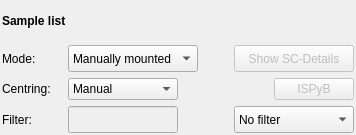
<?xml version="1.0" encoding="UTF-8"?>
<ui version="4.0">
 <class>SampleChangerWidgetLayout</class>
 <widget class="QWidget" name="SampleChangerWidgetLayout">
  <property name="geometry">
   <rect>
    <x>0</x>
    <y>0</y>
    <width>356</width>
    <height>135</height>
   </rect>
  </property>
  <property name="sizePolicy">
   <sizepolicy hsizetype="Expanding" vsizetype="Expanding">
    <horstretch>0</horstretch>
    <verstretch>0</verstretch>
   </sizepolicy>
  </property>
  <property name="maximumSize">
   <size>
    <width>32767</width>
    <height>32767</height>
   </size>
  </property>
  <property name="windowTitle">
   <string>Acquisition widget</string>
  </property>
  <layout class="QHBoxLayout">
   <property name="spacing">
    <number>0</number>
   </property>
   <property name="margin">
    <number>2</number>
   </property>
   <item>
    <layout class="QVBoxLayout" name="verticalLayout">
     <property name="leftMargin">
      <number>0</number>
     </property>
     <property name="topMargin">
      <number>0</number>
     </property>
     <property name="rightMargin">
      <number>0</number>
     </property>
     <item>
      <widget class="QLabel" name="label">
       <property name="font">
        <font>
         <weight>75</weight>
         <bold>true</bold>
        </font>
       </property>
       <property name="text">
        <string>Sample list</string>
       </property>
      </widget>
     </item>
     <item>
      <layout class="QHBoxLayout" name="horizontalLayout_2">
       <item>
        <widget class="QLabel" name="label_2">
         <property name="sizePolicy">
          <sizepolicy hsizetype="Fixed" vsizetype="Preferred">
           <horstretch>0</horstretch>
           <verstretch>0</verstretch>
          </sizepolicy>
         </property>
         <property name="minimumSize">
          <size>
           <width>60</width>
           <height>0</height>
          </size>
         </property>
         <property name="maximumSize">
          <size>
           <width>60</width>
           <height>16777215</height>
          </size>
         </property>
         <property name="text">
          <string>Mode:</string>
         </property>
        </widget>
       </item>
       <item>
        <widget class="QComboBox" name="filter_cbox">
         <property name="minimumSize">
          <size>
           <width>0</width>
           <height>0</height>
          </size>
         </property>
         <property name="maximumSize">
          <size>
           <width>150</width>
           <height>27</height>
          </size>
         </property>
         <item>
          <property name="text">
           <string>Manually mounted</string>
          </property>
         </item>
         <item>
          <property name="text">
           <string>Sample changer</string>
          </property>
         </item>
         <item>
          <property name="text">
           <string>Plate</string>
          </property>
         </item>
         <item>
          <property name="text">
           <string>Mounted sample</string>
          </property>
         </item>
        </widget>
       </item>
       <item>
        <spacer name="horizontalSpacer_2">
         <property name="orientation">
          <enum>Qt::Horizontal</enum>
         </property>
         <property name="sizeHint" stdset="0">
          <size>
           <width>10</width>
           <height>20</height>
          </size>
         </property>
        </spacer>
       </item>
       <item>
        <widget class="QPushButton" name="details_button">
         <property name="enabled">
          <bool>false</bool>
         </property>
         <property name="sizePolicy">
          <sizepolicy hsizetype="Fixed" vsizetype="Fixed">
           <horstretch>0</horstretch>
           <verstretch>0</verstretch>
          </sizepolicy>
         </property>
         <property name="minimumSize">
          <size>
           <width>120</width>
           <height>0</height>
          </size>
         </property>
         <property name="maximumSize">
          <size>
           <width>120</width>
           <height>27</height>
          </size>
         </property>
         <property name="text">
          <string>Show SC-Details</string>
         </property>
        </widget>
       </item>
      </layout>
     </item>
     <item>
      <layout class="QHBoxLayout" name="horizontalLayout">
       <item>
        <widget class="QLabel" name="label_3">
         <property name="sizePolicy">
          <sizepolicy hsizetype="Fixed" vsizetype="Preferred">
           <horstretch>0</horstretch>
           <verstretch>0</verstretch>
          </sizepolicy>
         </property>
         <property name="minimumSize">
          <size>
           <width>60</width>
           <height>0</height>
          </size>
         </property>
         <property name="maximumSize">
          <size>
           <width>60</width>
           <height>16777215</height>
          </size>
         </property>
         <property name="text">
          <string>Centring:</string>
         </property>
        </widget>
       </item>
       <item>
        <widget class="QComboBox" name="centring_cbox">
         <property name="minimumSize">
          <size>
           <width>110</width>
           <height>0</height>
          </size>
         </property>
         <property name="maximumSize">
          <size>
           <width>110</width>
           <height>27</height>
          </size>
         </property>
         <property name="toolTip">
          <string>&lt;B&gt;Manual&lt;/B&gt; 3-Click centring &lt;BR&gt; &lt;B&gt;Semi Automatic&lt;/B&gt; - Gives the possibility to confirm centring &lt;BR&gt; &lt;B&gt;Fully Automatic&lt;/B&gt; - Continues without waiting for confirmation</string>
         </property>
         <item>
          <property name="text">
           <string>Manual</string>
          </property>
         </item>
         <item>
          <property name="text">
           <string>Semi Automatic</string>
          </property>
         </item>
         <item>
          <property name="text">
           <string>Fully Automatic</string>
          </property>
         </item>
        </widget>
       </item>
       <item>
        <spacer name="horizontalSpacer">
         <property name="orientation">
          <enum>Qt::Horizontal</enum>
         </property>
         <property name="sizeHint" stdset="0">
          <size>
           <width>10</width>
           <height>20</height>
          </size>
         </property>
        </spacer>
       </item>
       <item>
        <widget class="QPushButton" name="synch_ispyb_button">
         <property name="enabled">
          <bool>false</bool>
         </property>
         <property name="text">
          <string>ISPyB</string>
         </property>
         <property name="icon">
          <iconset>
           <normaloff>../../../BlissFramework/Icons/Refresh2.png</normaloff>../../../BlissFramework/Icons/Refresh2.png</iconset>
         </property>
        </widget>
       </item>
      </layout>
     </item>
     <item>
      <layout class="QHBoxLayout" name="horizontalLayout_5">
       <property name="leftMargin">
        <number>0</number>
       </property>
       <property name="topMargin">
        <number>0</number>
       </property>
       <item>
        <widget class="QLabel" name="filter_label">
         <property name="minimumSize">
          <size>
           <width>60</width>
           <height>0</height>
          </size>
         </property>
         <property name="maximumSize">
          <size>
           <width>60</width>
           <height>16777215</height>
          </size>
         </property>
         <property name="text">
          <string>Filter:</string>
         </property>
        </widget>
       </item>
       <item>
        <widget class="QLineEdit" name="filter_ledit">
         <property name="enabled">
          <bool>false</bool>
         </property>
         <property name="minimumSize">
          <size>
           <width>110</width>
           <height>0</height>
          </size>
         </property>
         <property name="maximumSize">
          <size>
           <width>110</width>
           <height>27</height>
          </size>
         </property>
        </widget>
       </item>
       <item>
        <spacer name="horizontalSpacer_4">
         <property name="orientation">
          <enum>Qt::Horizontal</enum>
         </property>
         <property name="sizeType">
          <enum>QSizePolicy::Expanding</enum>
         </property>
         <property name="sizeHint" stdset="0">
          <size>
           <width>10</width>
           <height>20</height>
          </size>
         </property>
        </spacer>
       </item>
       <item>
        <widget class="QComboBox" name="filter_combo">
         <property name="minimumSize">
          <size>
           <width>120</width>
           <height>0</height>
          </size>
         </property>
         <property name="maximumSize">
          <size>
           <width>100</width>
           <height>27</height>
          </size>
         </property>
         <item>
          <property name="text">
           <string>No filter</string>
          </property>
         </item>
         <item>
          <property name="text">
           <string>Sample name</string>
          </property>
         </item>
         <item>
          <property name="text">
           <string>Protein name</string>
          </property>
         </item>
         <item>
          <property name="text">
           <string>Basket index</string>
          </property>
         </item>
         <item>
          <property name="text">
           <string>Executed</string>
          </property>
         </item>
         <item>
          <property name="text">
           <string>Not executed</string>
          </property>
         </item>
         <item>
          <property name="text">
           <string>OSC</string>
          </property>
         </item>
         <item>
          <property name="text">
           <string>Helical</string>
          </property>
         </item>
         <item>
          <property name="text">
           <string>Charaterisation</string>
          </property>
         </item>
         <item>
          <property name="text">
           <string>Energy Scan</string>
          </property>
         </item>
         <item>
          <property name="text">
           <string>XRF Spectrum</string>
          </property>
         </item>
         <item>
          <property name="text">
           <string>Advanced</string>
          </property>
         </item>
        </widget>
       </item>
      </layout>
     </item>
    </layout>
   </item>
  </layout>
 </widget>
 <layoutdefault spacing="6" margin="11"/>
 <pixmapfunction>qPixmapFromMimeSource</pixmapfunction>
 <resources/>
 <connections/>
</ui>
